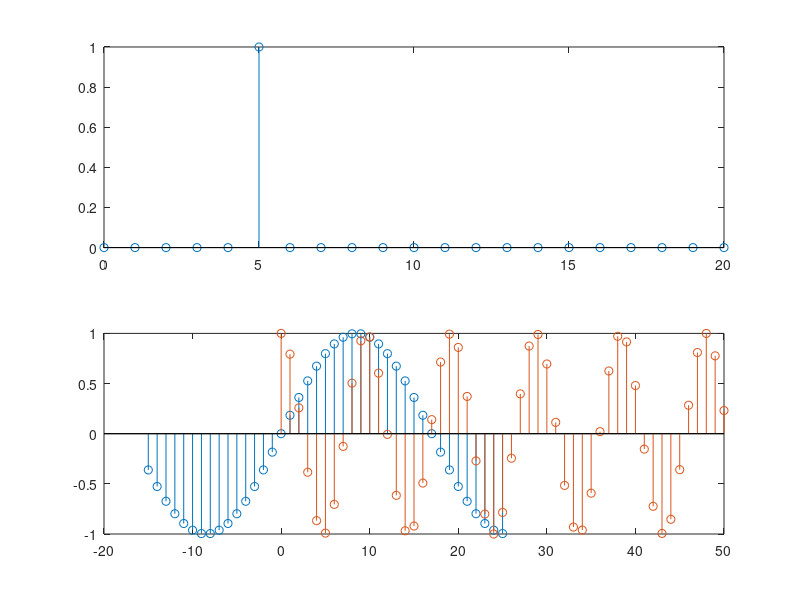
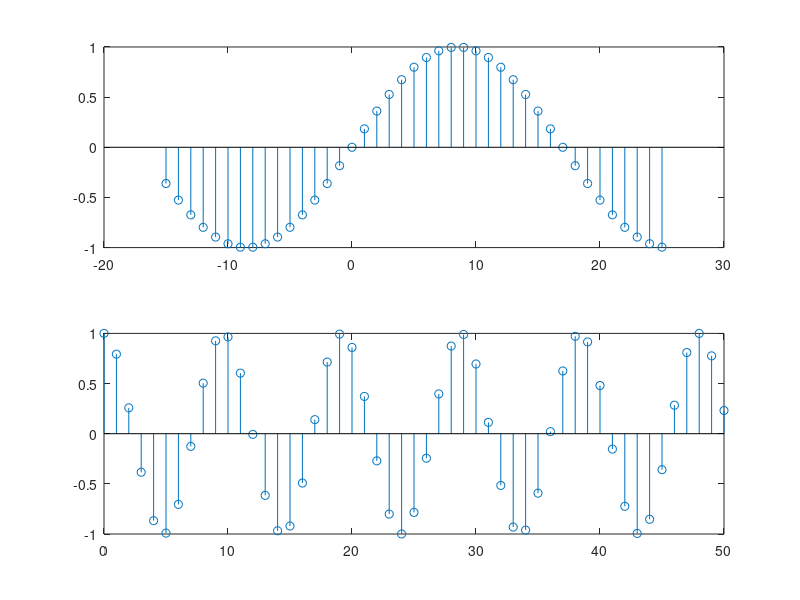

The MATLAB source for these figures, in order:
%% a)
clear;
figure(1); %deschiderea primei figuri
z=zeros(1, 21); %crearea unui vector cu 21 de zero.
z(6)=1; %setarea celui de-al 6-lea element din vector cu valoarea 1
n= 0:20;
subplot(2,1,1); 
stem(n,z); %afisarea graficului z(n)
m= -5:15;
subplot(2,1,2);
stem(m, z); %afisarea graficului z(m)
%% b)
figure(2) %deschiderea figurii 2.
t=abs(10-n); %crearea vectorului de afisat
stem(n,t); %afisarea graficului lui t(n);
%% c) plot
pas=0.1; %pas mic pentru o functie cat mai netezita
n1=-15:pas:25; %crearea vectorului n pentru x1
x1=sin(pi*n1/17); %crearea functiei x1 
n2=0:pas:50; %crearea vectorului n pentru x2
x2=cos(pi*n2/sqrt(23)); %crearea functiei x2
figure(1); %deschiderea figurii 1
plot(n1, x1, n2, x2); %afisarea ambelor functii pe acelasi grafic
figure(2); %deschiderea figurii 2
subplot(2,1,1); 
plot(n1,x1); %afisarea functiei x1(n) pe prima jumatate a figurii
subplot(2,1,2);
plot(n2,x2); %afisarea functiei x2(n) pe a doua fumatate a figurii
%% c) stem
n1=-15:25; %crearea vecotrului n pentru x1
x1=sin(pi*n1/17); %createa funcitie x1
n2=0:50; %create vectorului n pentru x2
x2=cos(pi*n2/sqrt(23)); %crearea functiei x2
figure(1); %deschiderea figurii 1
stem(n1, x1); %afisarea functiei discrete x1
hold on; %retinerea graficului curent pentru a adauga o noua functie
stem(n2, x2); %afisarea functiei discrete x2
hold off; %eliberarea graficului curent
figure(2); %deschiderea figurii 2
subplot(2,1,1);
stem(n1,x1); %afisarea functiei discrete x1 pe prima jumatate a figurii
subplot(2,1,2);
stem(n2,x2); %afisarea functiei discrete x2 pe a doua jumatate a figurii

